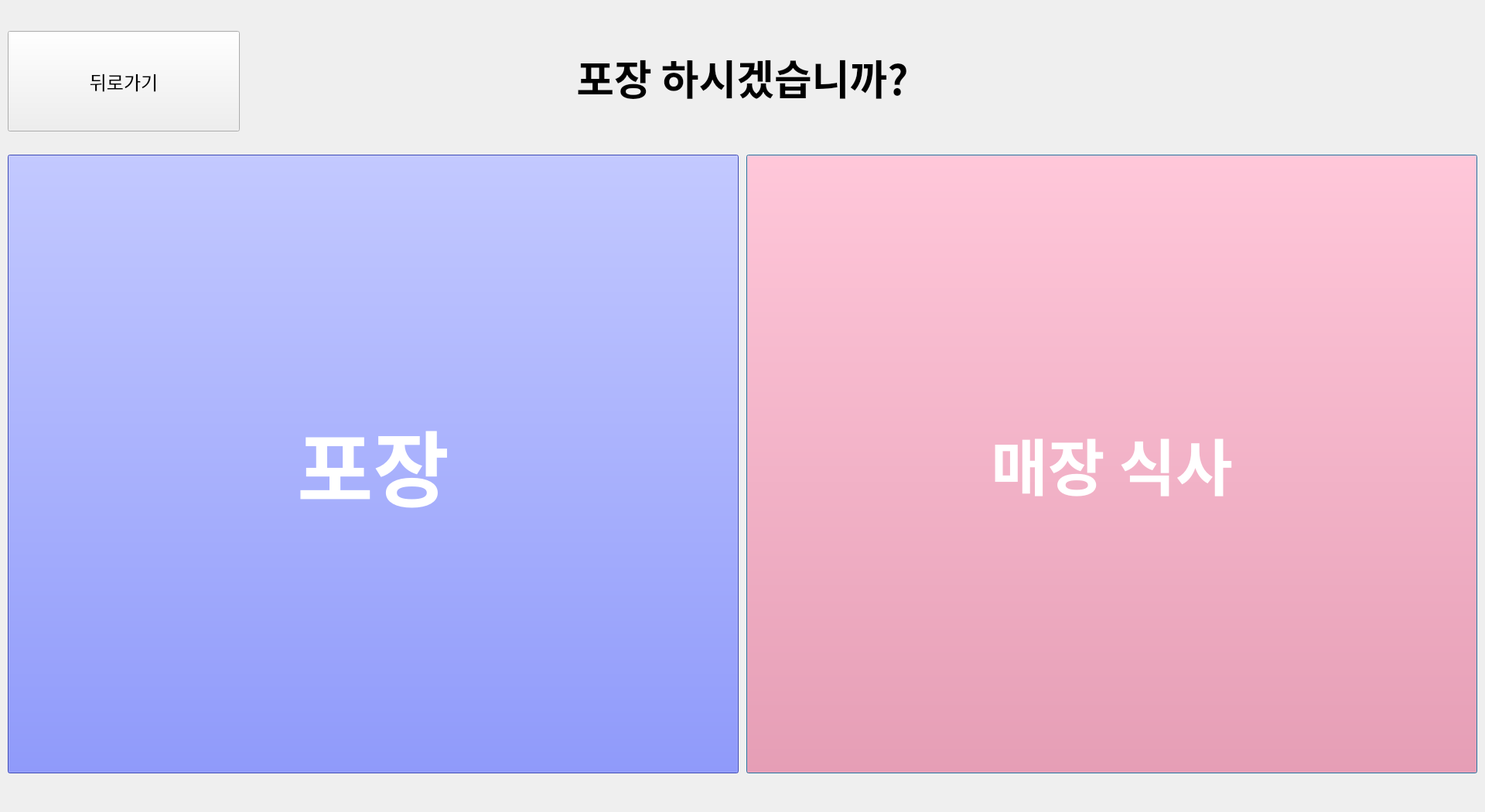
<?xml version="1.0" encoding="UTF-8"?>
<ui version="4.0">
 <class>Dialog</class>
 <widget class="QDialog" name="Dialog">
  <property name="enabled">
   <bool>true</bool>
  </property>
  <property name="geometry">
   <rect>
    <x>0</x>
    <y>0</y>
    <width>1920</width>
    <height>1050</height>
   </rect>
  </property>
  <property name="windowTitle">
   <string>Dialog</string>
  </property>
  <property name="styleSheet">
   <string notr="true"/>
  </property>
  <widget class="QLabel" name="Lbl_Question">
   <property name="geometry">
    <rect>
     <x>660</x>
     <y>50</y>
     <width>600</width>
     <height>100</height>
    </rect>
   </property>
   <property name="font">
    <font>
     <family>Pretendard ExtraBold</family>
     <pointsize>40</pointsize>
     <weight>75</weight>
     <bold>true</bold>
    </font>
   </property>
   <property name="text">
    <string>포장 하시겠습니까?</string>
   </property>
   <property name="alignment">
    <set>Qt::AlignCenter</set>
   </property>
  </widget>
  <widget class="QPushButton" name="Btn_inside">
   <property name="geometry">
    <rect>
     <x>965</x>
     <y>200</y>
     <width>945</width>
     <height>800</height>
    </rect>
   </property>
   <property name="sizePolicy">
    <sizepolicy hsizetype="Minimum" vsizetype="Preferred">
     <horstretch>100</horstretch>
     <verstretch>0</verstretch>
    </sizepolicy>
   </property>
   <property name="palette">
    <palette>
     <active>
      <colorrole role="Button">
       <brush brushstyle="SolidPattern">
        <color alpha="255">
         <red>255</red>
         <green>130</green>
         <blue>157</blue>
        </color>
       </brush>
      </colorrole>
      <colorrole role="ButtonText">
       <brush brushstyle="SolidPattern">
        <color alpha="255">
         <red>255</red>
         <green>255</green>
         <blue>255</blue>
        </color>
       </brush>
      </colorrole>
      <colorrole role="Base">
       <brush brushstyle="SolidPattern">
        <color alpha="255">
         <red>255</red>
         <green>130</green>
         <blue>157</blue>
        </color>
       </brush>
      </colorrole>
      <colorrole role="Window">
       <brush brushstyle="SolidPattern">
        <color alpha="255">
         <red>255</red>
         <green>130</green>
         <blue>157</blue>
        </color>
       </brush>
      </colorrole>
     </active>
     <inactive>
      <colorrole role="Button">
       <brush brushstyle="SolidPattern">
        <color alpha="255">
         <red>255</red>
         <green>130</green>
         <blue>157</blue>
        </color>
       </brush>
      </colorrole>
      <colorrole role="ButtonText">
       <brush brushstyle="SolidPattern">
        <color alpha="255">
         <red>255</red>
         <green>255</green>
         <blue>255</blue>
        </color>
       </brush>
      </colorrole>
      <colorrole role="Base">
       <brush brushstyle="SolidPattern">
        <color alpha="255">
         <red>255</red>
         <green>130</green>
         <blue>157</blue>
        </color>
       </brush>
      </colorrole>
      <colorrole role="Window">
       <brush brushstyle="SolidPattern">
        <color alpha="255">
         <red>255</red>
         <green>130</green>
         <blue>157</blue>
        </color>
       </brush>
      </colorrole>
     </inactive>
     <disabled>
      <colorrole role="Button">
       <brush brushstyle="SolidPattern">
        <color alpha="255">
         <red>255</red>
         <green>130</green>
         <blue>157</blue>
        </color>
       </brush>
      </colorrole>
      <colorrole role="ButtonText">
       <brush brushstyle="SolidPattern">
        <color alpha="255">
         <red>148</red>
         <green>148</green>
         <blue>148</blue>
        </color>
       </brush>
      </colorrole>
      <colorrole role="Base">
       <brush brushstyle="SolidPattern">
        <color alpha="255">
         <red>255</red>
         <green>130</green>
         <blue>157</blue>
        </color>
       </brush>
      </colorrole>
      <colorrole role="Window">
       <brush brushstyle="SolidPattern">
        <color alpha="255">
         <red>255</red>
         <green>130</green>
         <blue>157</blue>
        </color>
       </brush>
      </colorrole>
     </disabled>
    </palette>
   </property>
   <property name="font">
    <font>
     <family>Pretendard ExtraBold</family>
     <pointsize>60</pointsize>
     <weight>75</weight>
     <bold>true</bold>
    </font>
   </property>
   <property name="styleSheet">
    <string notr="true">background-color:rgb(255, 130, 157)</string>
   </property>
   <property name="text">
    <string>매장 식사</string>
   </property>
  </widget>
  <widget class="QPushButton" name="Btn_outside">
   <property name="geometry">
    <rect>
     <x>10</x>
     <y>200</y>
     <width>945</width>
     <height>800</height>
    </rect>
   </property>
   <property name="sizePolicy">
    <sizepolicy hsizetype="Expanding" vsizetype="Minimum">
     <horstretch>100</horstretch>
     <verstretch>0</verstretch>
    </sizepolicy>
   </property>
   <property name="palette">
    <palette>
     <active>
      <colorrole role="WindowText">
       <brush brushstyle="SolidPattern">
        <color alpha="255">
         <red>255</red>
         <green>255</green>
         <blue>255</blue>
        </color>
       </brush>
      </colorrole>
      <colorrole role="Button">
       <brush brushstyle="SolidPattern">
        <color alpha="255">
         <red>84</red>
         <green>101</green>
         <blue>255</blue>
        </color>
       </brush>
      </colorrole>
      <colorrole role="Text">
       <brush brushstyle="SolidPattern">
        <color alpha="255">
         <red>255</red>
         <green>255</green>
         <blue>255</blue>
        </color>
       </brush>
      </colorrole>
      <colorrole role="ButtonText">
       <brush brushstyle="SolidPattern">
        <color alpha="255">
         <red>255</red>
         <green>255</green>
         <blue>255</blue>
        </color>
       </brush>
      </colorrole>
      <colorrole role="Base">
       <brush brushstyle="SolidPattern">
        <color alpha="255">
         <red>84</red>
         <green>101</green>
         <blue>255</blue>
        </color>
       </brush>
      </colorrole>
      <colorrole role="Window">
       <brush brushstyle="SolidPattern">
        <color alpha="255">
         <red>84</red>
         <green>101</green>
         <blue>255</blue>
        </color>
       </brush>
      </colorrole>
     </active>
     <inactive>
      <colorrole role="WindowText">
       <brush brushstyle="SolidPattern">
        <color alpha="255">
         <red>255</red>
         <green>255</green>
         <blue>255</blue>
        </color>
       </brush>
      </colorrole>
      <colorrole role="Button">
       <brush brushstyle="SolidPattern">
        <color alpha="255">
         <red>84</red>
         <green>101</green>
         <blue>255</blue>
        </color>
       </brush>
      </colorrole>
      <colorrole role="Text">
       <brush brushstyle="SolidPattern">
        <color alpha="255">
         <red>255</red>
         <green>255</green>
         <blue>255</blue>
        </color>
       </brush>
      </colorrole>
      <colorrole role="ButtonText">
       <brush brushstyle="SolidPattern">
        <color alpha="255">
         <red>255</red>
         <green>255</green>
         <blue>255</blue>
        </color>
       </brush>
      </colorrole>
      <colorrole role="Base">
       <brush brushstyle="SolidPattern">
        <color alpha="255">
         <red>84</red>
         <green>101</green>
         <blue>255</blue>
        </color>
       </brush>
      </colorrole>
      <colorrole role="Window">
       <brush brushstyle="SolidPattern">
        <color alpha="255">
         <red>84</red>
         <green>101</green>
         <blue>255</blue>
        </color>
       </brush>
      </colorrole>
     </inactive>
     <disabled>
      <colorrole role="WindowText">
       <brush brushstyle="SolidPattern">
        <color alpha="255">
         <red>255</red>
         <green>255</green>
         <blue>255</blue>
        </color>
       </brush>
      </colorrole>
      <colorrole role="Button">
       <brush brushstyle="SolidPattern">
        <color alpha="255">
         <red>84</red>
         <green>101</green>
         <blue>255</blue>
        </color>
       </brush>
      </colorrole>
      <colorrole role="Text">
       <brush brushstyle="SolidPattern">
        <color alpha="255">
         <red>255</red>
         <green>255</green>
         <blue>255</blue>
        </color>
       </brush>
      </colorrole>
      <colorrole role="ButtonText">
       <brush brushstyle="SolidPattern">
        <color alpha="255">
         <red>255</red>
         <green>255</green>
         <blue>255</blue>
        </color>
       </brush>
      </colorrole>
      <colorrole role="Base">
       <brush brushstyle="SolidPattern">
        <color alpha="255">
         <red>84</red>
         <green>101</green>
         <blue>255</blue>
        </color>
       </brush>
      </colorrole>
      <colorrole role="Window">
       <brush brushstyle="SolidPattern">
        <color alpha="255">
         <red>84</red>
         <green>101</green>
         <blue>255</blue>
        </color>
       </brush>
      </colorrole>
     </disabled>
    </palette>
   </property>
   <property name="font">
    <font>
     <family>Pretendard SemiBold</family>
     <pointsize>80</pointsize>
     <weight>75</weight>
     <italic>false</italic>
     <bold>true</bold>
     <underline>false</underline>
    </font>
   </property>
   <property name="styleSheet">
    <string notr="true">background-color:rgbrgb(84, 101, 255)</string>
   </property>
   <property name="text">
    <string>포장</string>
   </property>
  </widget>
  <widget class="QPushButton" name="Btn_back">
   <property name="enabled">
    <bool>true</bool>
   </property>
   <property name="geometry">
    <rect>
     <x>10</x>
     <y>40</y>
     <width>300</width>
     <height>130</height>
    </rect>
   </property>
   <property name="font">
    <font>
     <family>Pretendard Variable</family>
     <pointsize>18</pointsize>
    </font>
   </property>
   <property name="text">
    <string>뒤로가기</string>
   </property>
  </widget>
 </widget>
 <resources/>
 <connections/>
</ui>
